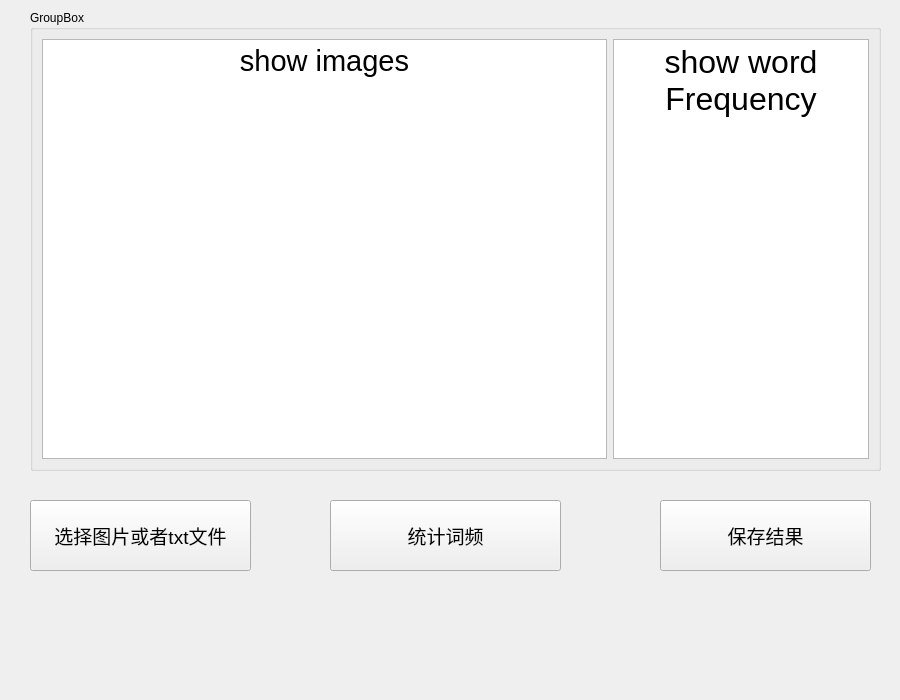
<?xml version="1.0" encoding="UTF-8"?>
<ui version="4.0">
 <class>Form</class>
 <widget class="QWidget" name="Form">
  <property name="geometry">
   <rect>
    <x>0</x>
    <y>0</y>
    <width>900</width>
    <height>700</height>
   </rect>
  </property>
  <property name="windowTitle">
   <string>Form</string>
  </property>
  <widget class="QGroupBox" name="groupBox">
   <property name="geometry">
    <rect>
     <x>30</x>
     <y>10</y>
     <width>851</width>
     <height>461</height>
    </rect>
   </property>
   <property name="title">
    <string>GroupBox</string>
   </property>
   <layout class="QHBoxLayout" name="horizontalLayout_2" stretch="7,0">
    <item>
     <widget class="QTextBrowser" name="show_image_text_Browser">
      <property name="font">
       <font>
        <pointsize>14</pointsize>
       </font>
      </property>
      <property name="html">
       <string>&lt;!DOCTYPE HTML PUBLIC &quot;-//W3C//DTD HTML 4.0//EN&quot; &quot;http://www.w3.org/TR/REC-html40/strict.dtd&quot;&gt;
&lt;html&gt;&lt;head&gt;&lt;meta name=&quot;qrichtext&quot; content=&quot;1&quot; /&gt;&lt;style type=&quot;text/css&quot;&gt;
p, li { white-space: pre-wrap; }
&lt;/style&gt;&lt;/head&gt;&lt;body style=&quot; font-family:'SimSun'; font-size:14pt; font-weight:400; font-style:normal;&quot;&gt;
&lt;p align=&quot;center&quot; style=&quot; margin-top:0px; margin-bottom:0px; margin-left:0px; margin-right:0px; -qt-block-indent:0; text-indent:0px;&quot;&gt;&lt;span style=&quot; font-size:22pt;&quot;&gt;show images&lt;/span&gt;&lt;/p&gt;
&lt;p align=&quot;center&quot; style=&quot;-qt-paragraph-type:empty; margin-top:0px; margin-bottom:0px; margin-left:0px; margin-right:0px; -qt-block-indent:0; text-indent:0px; font-size:22pt;&quot;&gt;&lt;br /&gt;&lt;/p&gt;&lt;/body&gt;&lt;/html&gt;</string>
      </property>
     </widget>
    </item>
    <item>
     <widget class="QTextBrowser" name="show_word_frequency">
      <property name="font">
       <font>
        <pointsize>14</pointsize>
       </font>
      </property>
      <property name="html">
       <string>&lt;!DOCTYPE HTML PUBLIC &quot;-//W3C//DTD HTML 4.0//EN&quot; &quot;http://www.w3.org/TR/REC-html40/strict.dtd&quot;&gt;
&lt;html&gt;&lt;head&gt;&lt;meta name=&quot;qrichtext&quot; content=&quot;1&quot; /&gt;&lt;style type=&quot;text/css&quot;&gt;
p, li { white-space: pre-wrap; }
&lt;/style&gt;&lt;/head&gt;&lt;body style=&quot; font-family:'SimSun'; font-size:14pt; font-weight:400; font-style:normal;&quot;&gt;
&lt;p align=&quot;center&quot; style=&quot; margin-top:0px; margin-bottom:0px; margin-left:0px; margin-right:0px; -qt-block-indent:0; text-indent:0px;&quot;&gt;&lt;span style=&quot; font-size:24pt;&quot;&gt;show word Frequency&lt;/span&gt;&lt;/p&gt;
&lt;p align=&quot;center&quot; style=&quot;-qt-paragraph-type:empty; margin-top:0px; margin-bottom:0px; margin-left:0px; margin-right:0px; -qt-block-indent:0; text-indent:0px; font-size:24pt;&quot;&gt;&lt;br /&gt;&lt;/p&gt;&lt;/body&gt;&lt;/html&gt;</string>
      </property>
     </widget>
    </item>
   </layout>
  </widget>
  <widget class="QPushButton" name="statistical_word_frequency">
   <property name="geometry">
    <rect>
     <x>330</x>
     <y>500</y>
     <width>231</width>
     <height>71</height>
    </rect>
   </property>
   <property name="font">
    <font>
     <pointsize>14</pointsize>
    </font>
   </property>
   <property name="text">
    <string>统计词频</string>
   </property>
  </widget>
  <widget class="QPushButton" name="select_test_paper">
   <property name="geometry">
    <rect>
     <x>30</x>
     <y>500</y>
     <width>221</width>
     <height>71</height>
    </rect>
   </property>
   <property name="font">
    <font>
     <pointsize>14</pointsize>
    </font>
   </property>
   <property name="text">
    <string>选择图片或者txt文件</string>
   </property>
  </widget>
  <widget class="QPushButton" name="save_word_fre_result">
   <property name="geometry">
    <rect>
     <x>660</x>
     <y>500</y>
     <width>211</width>
     <height>71</height>
    </rect>
   </property>
   <property name="font">
    <font>
     <pointsize>14</pointsize>
    </font>
   </property>
   <property name="autoFillBackground">
    <bool>false</bool>
   </property>
   <property name="text">
    <string>保存结果</string>
   </property>
  </widget>
 </widget>
 <resources/>
 <connections/>
</ui>
